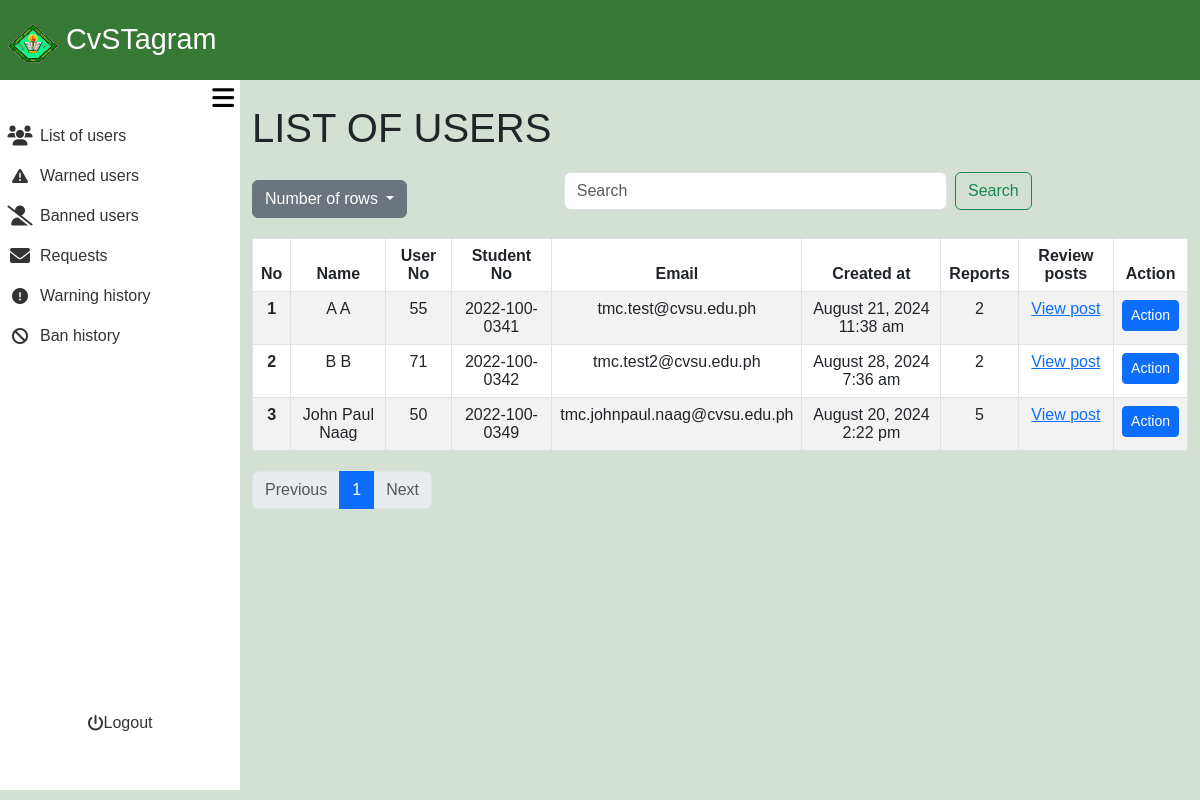
The page /admin_area/list_of_users.php (signed in) on the database as committed earlier.
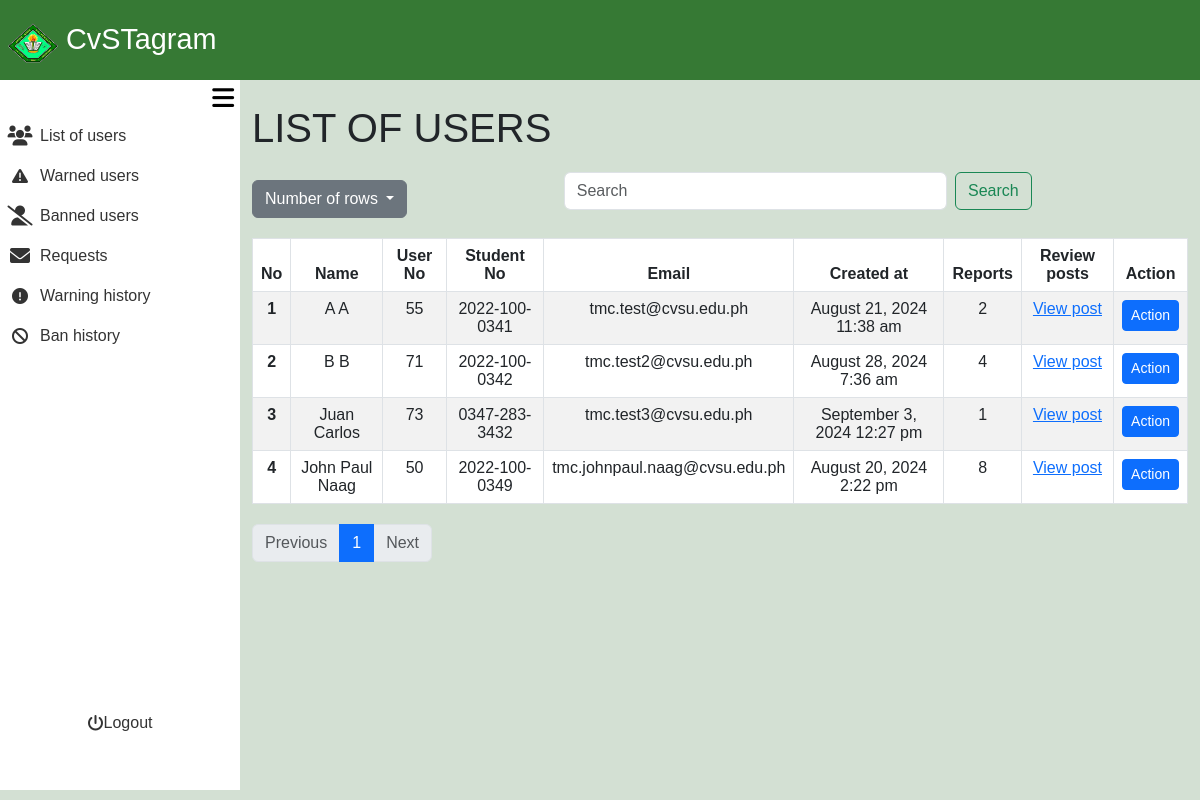
The same page on the database as committed later.
### tables this page shows
CREATE TABLE `user_registration` (
  `user_no` int(11) NOT NULL,
  `user_ip` varchar(255) NOT NULL,
  `user_ID` varchar(255) NOT NULL,
  `email` varchar(255) NOT NULL,
  `student_no` varchar(13) NOT NULL,
  `fname` varchar(255) NOT NULL,
  `lname` varchar(255) NOT NULL,
  `bday` date NOT NULL,
  `gender` varchar(20) NOT NULL,
  `coverphoto` varchar(250) NOT NULL,
  `profilepicture` varchar(250) NOT NULL,
  `created_at` timestamp NOT NULL DEFAULT current_timestamp(),
  `updated_at` timestamp NOT NULL DEFAULT current_timestamp() ON UPDATE current_timestamp(),
  `user_password` varchar(255) NOT NULL
);

### admin_area/list_of_users.php (the view, shortened to what the changed rows need)
<?php
require_once '../include/connect.php';
require_once '../include/bootsrap.php';
?>
<!DOCTYPE html>
<html lang="en">
<head>
    <link rel="stylesheet" href="admin_dashbaord.css?v=<?php echo time(); ?>">
</head>
<body>
<div class="container-fluid screen">
    <div class="container-fluid contbody">
        <div class="container-fluid content">
<?php
$search = isset($_GET['search']) ? trim($_GET['search']) : '';
$sort_column = isset($_GET['sort']) ? $_GET['sort'] : 'lname';
$sort_direction = isset($_GET['direction']) && $_GET['direction'] == 'desc' ? 'desc' : 'asc';
$rows_per_page = isset($_GET['rows']) ? intval($_GET['rows']) : 10;
$page = isset($_GET['page']) ? intval($_GET['page']) : 1;
$offset = ($page - 1) * $rows_per_page;
$searchFilter = !empty($search) ? " AND (ur.fname LIKE '%$search%' OR ur.lname LIKE '%$search%' OR ur.email LIKE '%$search%' OR ur.student_no LIKE '%$search%' OR ur.user_no LIKE '%$search%')" : "";
$usersQuery = "SELECT ur.fname, ur.lname, ur.user_no, ur.student_no, ur.created_at, ur.email, aw.warning_level, ab.ban_level, IFNULL(COUNT(pr.report_id), 0) AS report_count
               FROM user_registration ur
               LEFT JOIN post_reports pr ON ur.user_no = pr.user_no
               LEFT JOIN active_warning aw ON ur.user_no = aw.user_no
               LEFT JOIN active_ban ab ON ur.user_no = ab.user_no
               WHERE 1=1 $searchFilter
               GROUP BY ur.user_no
               ORDER BY $sort_column $sort_direction
               LIMIT $rows_per_page OFFSET $offset";
$usersResult = $con->query($usersQuery);
$totalQuery = "SELECT COUNT(*) AS total FROM user_registration";
$totalResult = $con->query($totalQuery);
$totalRecords = $totalResult->fetch_assoc()['total'];
$totalPages = ceil($totalRecords / $rows_per_page);
?>
    <div class="container mt-4 ">
        <h1>LIST OF USERS</h1>
        <table class="table table-bordered table-striped">
            <thead>
                <tr>
                    <th scope="col">No</th>
                    <th scope="col" class="sortable <?php echo ($sort_column == 'fname') ? ($sort_direction == 'asc' ? 'asc' : 'desc') : ''; ?>" onclick="sortTable('fname')">Name</th>
                    <th scope="col" class="sortable <?php echo ($sort_column == 'user_no') ? ($sort_direction == 'asc' ? 'asc' : 'desc') : ''; ?>" onclick="sortTable('user_no')">User No</th>
                    <th scope="col" class="sortable <?php echo ($sort_column == 'student_no') ? ($sort_direction == 'asc' ? 'asc' : 'desc') : ''; ?>" onclick="sortTable('student_no')">Student No<i class="fa-solid fa-sort-up"></i><i class="fa-solid fa-sort-down"></i></th>
                    <th scope="col" class="sortable <?php echo ($sort_column == 'email') ? ($sort_direction == 'asc' ? 'asc' : 'desc') : ''; ?>" onclick="sortTable('email')">Email</th>
                    <th scope="col" class="sortable <?php echo ($sort_column == 'created_at') ? ($sort_direction == 'asc' ? 'asc' : 'desc') : ''; ?>" onclick="sortTable('created_at')">Created at<i class="fa-solid fa-sort-up"></i><i class="fa-solid fa-sort-down"></i></th>
                    <th scope="col" class="sortable <?php echo ($sort_column == 'report_count') ? ($sort_direction == 'asc' ? 'asc' : 'desc') : ''; ?>" onclick="sortTable('report_count')">Reports<i class="fa-solid fa-sort-up"></i><i class="fa-solid fa-sort-down"></i></th>
                    <th scope="col">Review posts</th>
                    <th scope="col">Action</th>
                </tr>
            </thead>
            <tbody>
                <?php
                $line_number = $offset + 1;
                while ($user = $usersResult->fetch_assoc()): ?>
                <?php
                $timestamp = htmlspecialchars($user['created_at']);
                $created_at = new DateTime($timestamp);
                $formattedDate = $created_at->format('F j, Y');
                $formattedTime = $created_at->format('g:i a');
                ?>
                    <tr>
                        <th scope="row"><?php echo htmlspecialchars($line_number++); ?></th>
                        <td><?php echo htmlspecialchars($user['fname'] . ' ' . $user['lname']); ?></td>
                        <td><?php echo htmlspecialchars($user['user_no']); ?></td>
                        <td><?php echo htmlspecialchars($user['student_no']); ?></td>
                        <td><?php echo htmlspecialchars($user['email']); ?></td>
                        <td><?php echo htmlspecialchars($formattedDate . ' ' . $formattedTime); ?></td>
                        <td><?php echo htmlspecialchars($user['report_count']); ?></td>
                        <td>
                        <?php if ($user['report_count'] > 0): ?>
                            <a class="Review_posts text-primary" href="../admin_area/review_post.php?user_no=<?php echo htmlspecialchars($user['user_no']); ?>">View post</a>
                            <?php else: ?>
                            <?php endif; ?>
                        </td>
                        <td>
                            <?php if ($user['report_count'] > 0): ?>
                                <a href="admin_action.php?user_no=<?php echo htmlspecialchars($user['user_no']); ?>" class="btn btn-primary btn-sm">Action</a>
                            <?php else: ?>
                            <?php endif; ?>
                        </td>
                    </tr>
                <?php endwhile; ?>
            </tbody>
        </table>
        <nav aria-label="Page navigation">
            <ul class="pagination">
                <?php for ($i = 1; $i <= $totalPages; $i++): ?>
                    <li class="page-item <?php if ($i == $page) echo 'active'; ?>">
                        <a class="page-link" href="?rows=<?php echo $rows_per_page; ?>&page=<?php echo $i; ?>&sort=<?php echo $sort_column; ?>&direction=<?php echo $sort_direction; ?>"><?php echo $i; ?></a>
                    </li>
                <?php endfor; ?>
            </ul>
        </nav>
    </div>
        </div>
    </div>
</div>
</body>
</html>

Rows that differ between the two databases and show on the page:
changed user_registration "tmc.test2@cvsu.edu.ph": report_count "2" → "4"
added user_registration: fname+lname "Juan Carlos", user_no "73", student_no "0347-283-3432", email "tmc.test3@cvsu.edu.ph", created_at "September 3, 2024 12:27 pm", report_count "1"
computed for user_registration "John Paul Naag": report_count "5" → "8"
